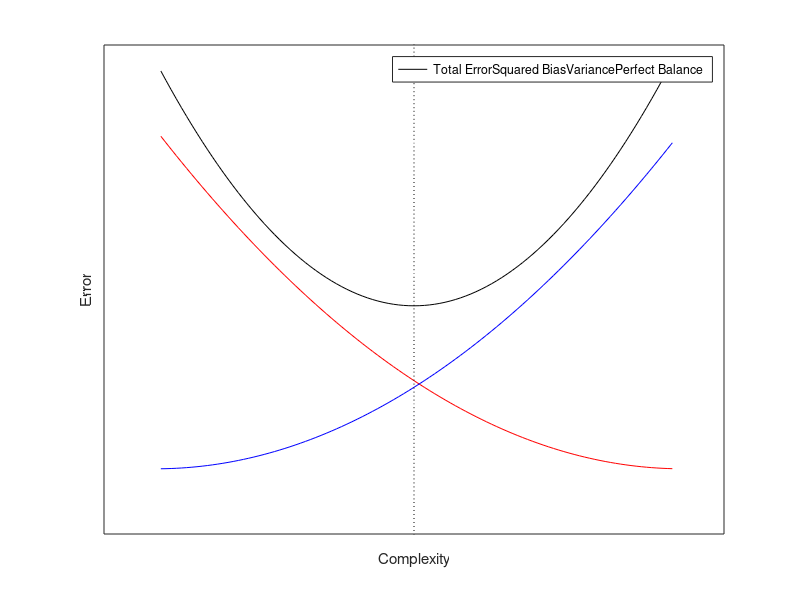

This chart was generated by the following MATLAB code:
clear all, close all

xax=.01:.01:1;
opt = 3*(xax - .5).^2 + .6;
bias = (xax-1.02).^2 +.1 ;
var = xax.^2 + .1;

baly = -1:.1:10;
balx = .5+0*baly;

plot(xax, opt, 'k-', xax, bias, 'r-', xax, var, 'b-', balx, baly, 'k:')
legend(["Total Error", "Squared Bias", "Variance", "Perfect Balance"],"Location", "Best")
axis([-.1, 1.1, -.1, 1.4])
xlabel("Complexity")
ylabel("Error")
set(gca,'xtick',[])
set(gca,'xticklabel',[])
set(gca,'ytick',[])
set(gca,'yticklabel',[])